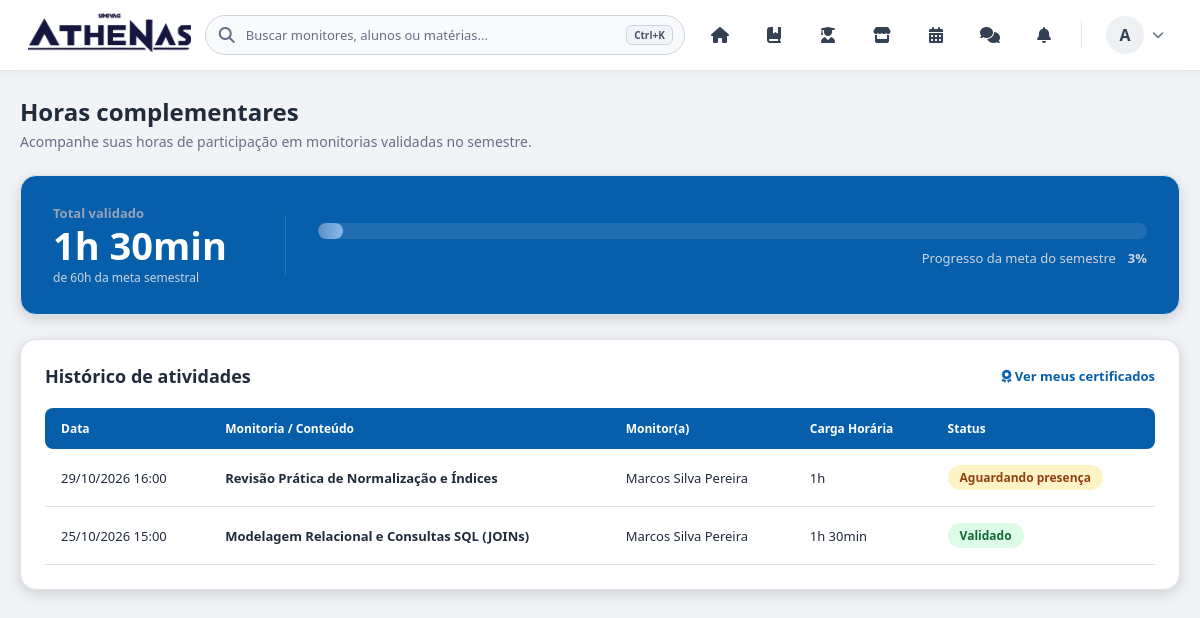
Page /views/monitor/horasComplementares.php (signed in) on the committed database.
### tables this page shows
CREATE TABLE IF NOT EXISTS agendamentos (
    id BIGINT UNSIGNED AUTO_INCREMENT PRIMARY KEY,
    conversa_id BIGINT UNSIGNED NOT NULL,
    aluno_id INT NOT NULL,
    monitor_id INT NOT NULL,
    assunto VARCHAR(180) NOT NULL,
    agendado_para DATETIME NOT NULL,
    duracao_minutos SMALLINT UNSIGNED NOT NULL DEFAULT 60,
    status ENUM('solicitado', 'confirmado', 'recusado', 'cancelado') NOT NULL DEFAULT 'solicitado',
    meeting_url VARCHAR(500) NULL,
    presenca_aluno TINYINT(1) NULL DEFAULT NULL,
    presenca_monitor TINYINT(1) NULL DEFAULT NULL,
    criado_em TIMESTAMP NOT NULL DEFAULT CURRENT_TIMESTAMP,
    atualizado_em TIMESTAMP NOT NULL DEFAULT CURRENT_TIMESTAMP ON UPDATE CURRENT_TIMESTAMP,
    KEY idx_agendamentos_aluno_data (aluno_id, agendado_para),
    KEY idx_agendamentos_monitor_data (monitor_id, agendado_para),
    CONSTRAINT fk_agendamento_conversa FOREIGN KEY (conversa_id) REFERENCES conversas(id) ON DELETE CASCADE,
    CONSTRAINT fk_agendamento_aluno FOREIGN KEY (aluno_id) REFERENCES usuarios(id) ON DELETE CASCADE,
    CONSTRAINT fk_agendamento_monitor FOREIGN KEY (monitor_id) REFERENCES usuarios(id) ON DELETE CASCADE
);

CREATE TABLE IF NOT EXISTS usuarios (
    id INT AUTO_INCREMENT PRIMARY KEY,
    nome VARCHAR(100) NOT NULL,
    email VARCHAR(100) NOT NULL UNIQUE,
    cpf VARCHAR(14) NOT NULL UNIQUE,
    senha VARCHAR(255) NOT NULL,
    tipo ENUM('aluno', 'monitor') NOT NULL DEFAULT 'aluno',
    bio VARCHAR(500) NOT NULL DEFAULT '',
    curso VARCHAR(120) NOT NULL DEFAULT '',
    periodo VARCHAR(40) NOT NULL DEFAULT '',
    foto_perfil MEDIUMBLOB NULL,
    foto_mime VARCHAR(30) NULL,
    notificar_mensagens TINYINT(1) NOT NULL DEFAULT 1,
    notificar_agendamentos TINYINT(1) NOT NULL DEFAULT 1,
    criado_em TIMESTAMP DEFAULT CURRENT_TIMESTAMP
);

### views/monitor/horasComplementares.php (the view, shortened to what this page needs)
<?php
require_once __DIR__ . '/../../config/conexao.php';
$usuarioId = (int) $_SESSION['usuario_id'];
$tipoUsuario = $_SESSION['usuario_tipo'] ?? 'aluno';
$ehMonitor = ($tipoUsuario === 'monitor');
$metaHoras = 60;
$metaMinutos = $metaHoras * 60;
$minutosValidados = 0;
$atividades = [];
try {
    $colunaUsuario = $ehMonitor ? 'a.monitor_id' : 'a.aluno_id';
    $stmt = $pdo->prepare(
        "SELECT a.id, a.assunto, a.agendado_para, a.duracao_minutos, a.status,
                a.presenca_aluno, a.presenca_monitor,
                aluno.nome AS aluno_nome, monitor.nome AS monitor_nome,
                r.assunto_estudado
         FROM agendamentos a
         JOIN usuarios aluno ON aluno.id = a.aluno_id
         JOIN usuarios monitor ON monitor.id = a.monitor_id
         LEFT JOIN registros_monitorias r ON r.agendamento_id = a.id
         WHERE {$colunaUsuario} = ? AND a.status = 'confirmado'
         ORDER BY a.agendado_para DESC
         LIMIT 100"
    );
    $stmt->execute([$usuarioId]);
    $atividades = $stmt->fetchAll();
    foreach ($atividades as $ativ) {
        if ((int) $ativ['presenca_aluno'] === 1 && (int) $ativ['presenca_monitor'] === 1) {
            $minutosValidados += (int) $ativ['duracao_minutos'];
        }
    }
} catch (PDOException $e) {
    error_log($e->getMessage());
}
$horasInt = intdiv($minutosValidados, 60);
$minutosResto = $minutosValidados % 60;
$labelTotalHoras = $horasInt . 'h' . ($minutosResto > 0 ? ' ' . $minutosResto . 'min' : '');
$percentualMeta = min(100, (int) round(($minutosValidados / $metaMinutos) * 100));
?>
<!DOCTYPE html>
<html lang="pt-BR">
<head>
    <link rel="stylesheet" href="https://cdnjs.cloudflare.com/ajax/libs/font-awesome/6.4.0/css/all.min.css">
    <?php if ($ehMonitor): ?>
        <link rel="stylesheet" href="../../assets/css/monitorTheme.css?v=5">
    <?php else: ?>
        <link rel="stylesheet" href="../../assets/css/aluno.css?v=3">
    <?php endif; ?>
    <link rel="stylesheet" href="../../assets/css/horasComplementares.css?v=3">
</head>
<body class="<?php echo $ehMonitor ? 'monitor-theme' : 'aluno-theme'; ?>">
    <?php include '../../includes/navbar.php'; ?>
    <main class="horas-main-container">
        <div class="horas-content-wrapper">
            <header class="horas-header-bloco">
                <h1>Horas complementares</h1>
                <p>
                    <?php echo $ehMonitor
                        ? 'Acompanhe as horas de monitorias ministradas e validadas no semestre.'
                        : 'Acompanhe suas horas de participação em monitorias validadas no semestre.'; ?>
                </p>
            </header>
            <section class="card-hero-progresso">
                <div class="hero-total-bloco">
                    <small>Total validado</small>
                    <div class="hero-valor-horas">
                        <strong><?php echo htmlspecialchars($labelTotalHoras, ENT_QUOTES, 'UTF-8'); ?></strong>
                        <span>de <?php echo $metaHoras; ?>h da meta semestral</span>
                    </div>
                </div>
                <div class="hero-barra-bloco">
                    <div class="barra-progresso-container">
                        <div class="barra-progresso-preenchimento" style="width: <?php echo $percentualMeta; ?>%;"></div>
                    </div>
                    <div class="meta-rotulo">
                        <span>Progresso da meta do semestre</span>
                        <strong><?php echo $percentualMeta; ?>%</strong>
                    </div>
                </div>
            </section>
            <section class="card-tabela-atividades">
                <div class="tabela-header">
                    <h2>Histórico de atividades</h2>
                    <a href="certificados.php" class="link-ver-todas">
                        <i class="fa-solid fa-award"></i> Ver meus certificados
                    </a>
                </div>
                <div class="tabela-responsive-wrapper">
                    <table class="tabela-atividades">
                        <thead>
                            <tr>
                                <th>Data</th>
                                <th>Monitoria / Conteúdo</th>
                                <th><?php echo $ehMonitor ? 'Aluno(a)' : 'Monitor(a)'; ?></th>
                                <th>Carga Horária</th>
                                <th>Status</th>
                            </tr>
                        </thead>
                        <tbody>
                            <?php if ($atividades): ?>
                                <?php foreach ($atividades as $ativ): ?>
                                    <?php
                                    $validado = ((int) $ativ['presenca_aluno'] === 1 && (int) $ativ['presenca_monitor'] === 1);
                                    $jaTerminou = (strtotime($ativ['agendado_para']) + ((int) $ativ['duracao_minutos'] * 60)) <= time();
                                    if ($validado) {
                                        $statusClasse = 'status-validado';
                                        $statusTexto = 'Validado';
                                    } elseif ($jaTerminou) {
                                        $statusClasse = 'status-validacao';
                                        $statusTexto = 'Aguardando presença';
                                    } else {
                                        $statusClasse = 'status-agendado';
                                        $statusTexto = 'Agendada';
                                    }
                                    $durMin = (int) $ativ['duracao_minutos'];
                                    $durLabel = $durMin >= 60
                                        ? intdiv($durMin, 60) . 'h' . ($durMin % 60 ? ' ' . ($durMin % 60) . 'min' : '')
                                        : $durMin . ' min';
                                    $tituloExibicao = $ativ['assunto_estudado'] ?: $ativ['assunto'];
                                    $participante = $ehMonitor ? $ativ['aluno_nome'] : $ativ['monitor_nome'];
                                    ?>
                                    <tr>
                                        <td><?php echo date('d/m/Y H:i', strtotime($ativ['agendado_para'])); ?></td>
                                        <td><strong><?php echo htmlspecialchars($tituloExibicao, ENT_QUOTES, 'UTF-8'); ?></strong></td>
                                        <td><?php echo htmlspecialchars($participante, ENT_QUOTES, 'UTF-8'); ?></td>
                                        <td><?php echo htmlspecialchars($durLabel, ENT_QUOTES, 'UTF-8'); ?></td>
                                        <td><span class="badge-status <?php echo $statusClasse; ?>"><?php echo $statusTexto; ?></span></td>
                                    </tr>
                                <?php endforeach; ?>
                            <?php endif; ?>
                        </tbody>
                    </table>
                </div>
            </section>
        </div>
    </main>
</body>
</html>

### assets/css/aluno.css (style rules this page uses)
:root { color-scheme: light; --aluno-ink: #1e293b; --aluno-muted: #52637a; --aluno-border: #cbd8e8; --aluno-blue: #005bb5; --aluno-blue-dark: #00448a; --aluno-surface: #f5f8fc; --aluno-background: #e6eef7; }
* { box-sizing: border-box; }
body { margin: 0; min-width: 320px; background: var(--aluno-background); color: var(--aluno-ink); font-family: 'Segoe UI', system-ui, -apple-system, Roboto, sans-serif; }

### assets/css/horasComplementares.css (style rules this page uses)
:root { --bg-page: var(--monitor-background); --bg-card: var(--monitor-surface); --bg-dark-card: #102038; --text-primary: var(--monitor-ink); --text-secondary: var(--monitor-muted); --primary-blue: var(--monitor-blue); --border-color: var(--monitor-border); --status-validado-bg: #dcfce7; --status-validado-text: #166534; --status-validacao-bg: #fef3c7; --status-validacao-text: #92400e; --shadow-sm: 0 4px 14px rgba(0, 0, 0, 0.15); --radius-lg: 16px; --radius-md: 10px; --radius-sm: 6px; }
* { margin: 0; padding: 0; box-sizing: border-box; font-family: 'Segoe UI', Tahoma, Geneva, Verdana, sans-serif; }
body { background-color: var(--bg-page); color: var(--text-primary); min-height: 100vh; }
.horas-main-container { padding: 24px 20px; }
.horas-content-wrapper { max-width: 1560px; margin: 0 auto; display: flex; flex-direction: column; gap: 24px; }
.horas-header-bloco h1 { font-size: 24px; font-weight: 800; color: #ffffff; }
.horas-header-bloco p { font-size: 14px; color: #94a3b8; margin-top: 4px; }
.card-hero-progresso { background-color: var(--bg-dark-card); border-radius: var(--radius-lg); padding: 28px 32px; display: flex; align-items: center; gap: 32px; box-shadow: var(--shadow-sm); border: 1px solid var(--monitor-border); color: #ffffff; }
.hero-total-bloco { display: flex; flex-direction: column; gap: 4px; min-width: 200px; }
.hero-total-bloco small { font-size: 13px; color: #94a3b8; font-weight: 600; }
.hero-valor-horas strong { font-size: 38px; font-weight: 800; line-height: 1; }
.hero-valor-horas span { display: block; font-size: 12px; color: #cbd5e1; margin-top: 4px; }
.hero-barra-bloco { flex: 1; display: flex; flex-direction: column; gap: 10px; }
.barra-progresso-container { width: 100%; height: 16px; background-color: rgba(255, 255, 255, 0.1); border-radius: 20px; overflow: hidden; }
.barra-progresso-preenchimento { height: 100%; background: linear-gradient(90deg, #5c91c5, #8ab8eb); border-radius: 20px; }
.meta-rotulo { display: flex; justify-content: flex-end; align-items: center; gap: 12px; font-size: 13px; color: #cbd5e1; }
.card-tabela-atividades { background-color: var(--bg-card); border-radius: var(--radius-lg); padding: 24px; box-shadow: var(--shadow-sm); border: 1px solid var(--border-color); }
.tabela-header { display: flex; justify-content: space-between; align-items: center; margin-bottom: 20px; }
.tabela-header h2 { font-size: 18px; font-weight: 800; }
.link-ver-todas { color: var(--monitor-blue); font-size: 13px; font-weight: 700; text-decoration: none; }
.tabela-responsive-wrapper { width: 100%; overflow-x: auto; }
.tabela-atividades { width: 100%; border-collapse: collapse; text-align: left; }
.tabela-atividades thead tr { background-color: var(--bg-dark-card); color: #ffffff; }
.tabela-atividades th { padding: 12px 16px; font-size: 12px; font-weight: 700; }
.tabela-atividades th:first-child { border-radius: 8px 0 0 8px; }
.tabela-atividades th:last-child { border-radius: 0 8px 8px 0; }
.tabela-atividades td { padding: 16px; font-size: 13px; border-bottom: 1px solid var(--border-color); color: var(--text-primary); }
.badge-status { display: inline-block; padding: 4px 12px; border-radius: 20px; font-size: 12px; font-weight: 700; }
.status-validado { background-color: var(--status-validado-bg); color: var(--status-validado-text); }
.status-validacao { background-color: var(--status-validacao-bg); color: var(--status-validacao-text); }
body.aluno-theme { --bg-page: #f1f3f6; --bg-card: #ffffff; --bg-dark-card: #075eaa; --text-primary: #202b3c; --text-secondary: #667085; --primary-blue: #075eaa; --border-color: #dce3eb; --monitor-border: #dce3eb; --monitor-blue: #075eaa; }
body.aluno-theme .horas-header-bloco h1 { color: #202b3c; }
body.aluno-theme .horas-header-bloco p { color: #667085; }

### assets/css/navbar.css (style rules this page uses)
:root { --s900:#0f172a;--s800:#1e293b;--s700:#334155;--s600:#475569;--s500:#64748b;--s400:#94a3b8;--s300:#cbd5e1;--s200:#e2e8f0;--s100:#f1f5f9;--s50:#f8fafc;--blue:#3b82f6;--blue-d:#2563eb;--red:#ef4444;--t:.2s ease }

### rows in the picture
agendamentos: agendado_para "29/10/2026 16:00", assunto "Revisão Prática de Normalização e Índices", monitor.nome "Marcos Silva Pereira", duracao_minutos "1h", statusTexto "Aguardando presença"
agendamentos: agendado_para "25/10/2026 15:00", assunto "Modelagem Relacional e Consultas SQL (JOINs)", monitor.nome "Marcos Silva Pereira", duracao_minutos "1h 30min", statusTexto "Validado"

### other values in the picture
$inicialNome "A"
$labelTotalHoras "1h 30min"
$metaHoras "60"
$percentualMeta "3"
